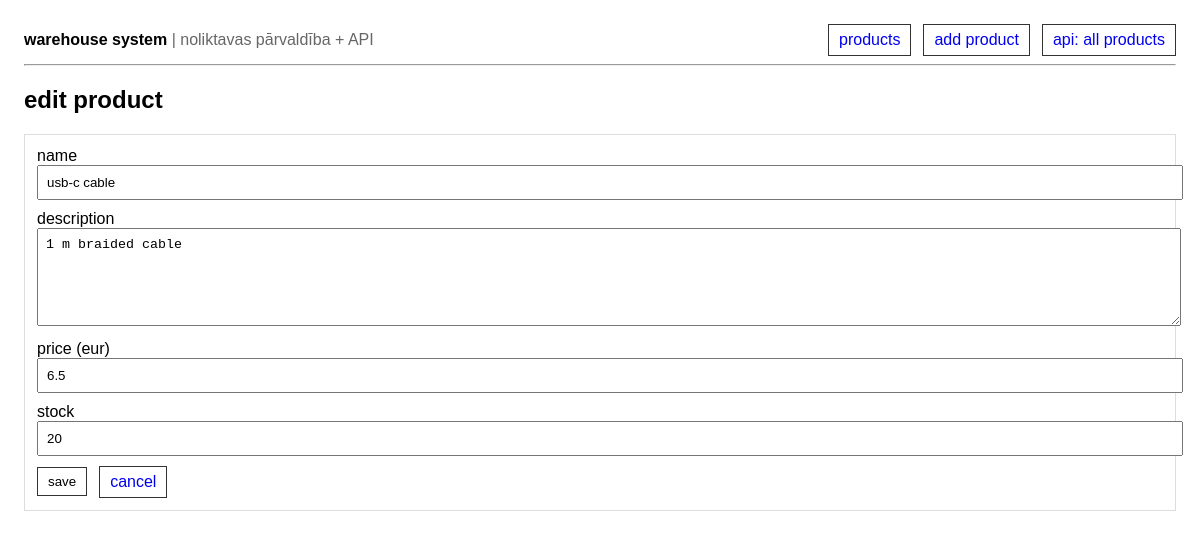
/products/3/edit, run on the app's committed database.
### tables this page shows
CREATE TABLE products (
                id integer primary key autoincrement,
                name text not null,
                description text not null,
                price real not null,
                stock integer not null
            );

### app/main.py (the view)
@app.get("/products/{product_id}/edit", response_class=HTMLResponse)
def ui_edit_form(request: Request, product_id: int) -> HTMLResponse:
    product = get_product(product_id)
    if not product:
        raise HTTPException(status_code=404, detail="product not found")
    return templates.TemplateResponse(
        "product_form.html",
        {"request": request, "mode": "edit", "product": product, "error": None},
    )

### app/templates/product_form.html
{% extends "base.html" %}
{% block content %}
<h2>{{ "create product" if mode == "create" else "edit product" }}</h2>
<div class="card">
  <form method="post" action="{{ '/products/create' if mode == 'create' else '/products/' ~ product.id ~ '/edit' }}">
    <div style="margin-bottom: 10px;">
      <label>name</label>
      <input name="name" required value="{{ '' if not product else product.name }}" />
    </div>
    <div style="margin-bottom: 10px;">
      <label>description</label>
      <textarea name="description" required>{{ '' if not product else product.description }}</textarea>
    </div>
    <div style="margin-bottom: 10px;">
      <label>price (eur)</label>
      <input name="price" type="number" step="0.01" required value="{{ '' if not product else product.price }}" />
    </div>
    <div style="margin-bottom: 10px;">
      <label>stock</label>
      <input name="stock" type="number" step="1" required value="{{ '' if not product else product.stock }}" />
    </div>
    <div class="row">
      <button class="btn" type="submit">save</button>
      <a class="btn" href="/products">cancel</a>
    </div>
  </form>
</div>
{% endblock %}

### app/templates/base.html (style rules this page uses)
body { font-family: Arial, sans-serif; margin: 24px; }
.row { display: flex; gap: 12px; align-items: center; flex-wrap: wrap; }
.btn { display: inline-block; padding: 6px 10px; border: 1px solid #333; background: #fff; cursor: pointer; text-decoration: none; }
input, textarea { width: 100%; padding: 8px; }
textarea { min-height: 80px; }
.card { border: 1px solid #ddd; padding: 12px; margin-bottom: 12px; }
form { margin: 0; }

### data on the page
products: name "usb-c cable", description "1 m braided cable", price "6.5", stock "20"

### other printed values
{{ "create product" if mode == "create" else "edit product" }} "edit product"
